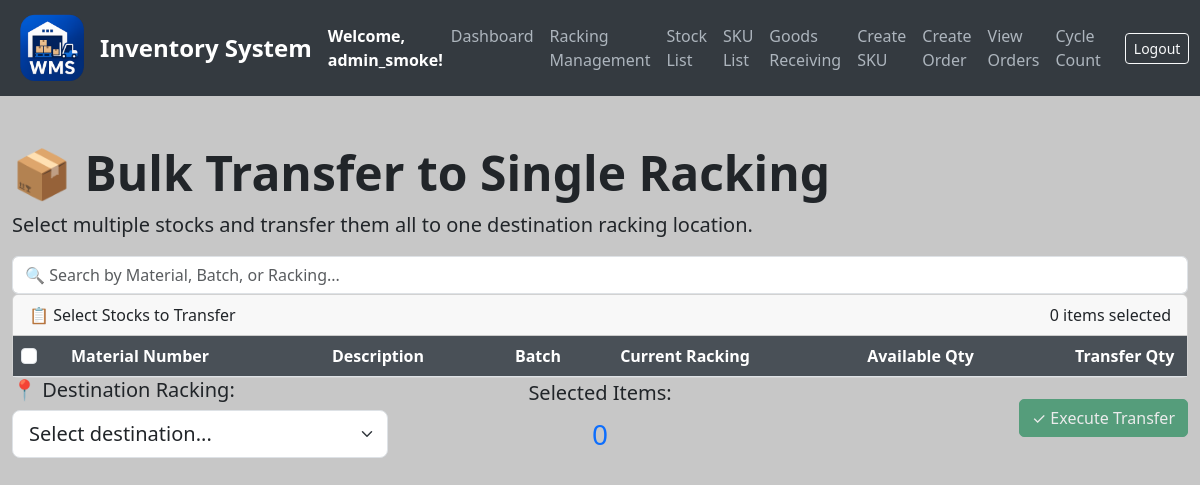
Before: /bulk-transfer-racking (signed in) with the older database file.
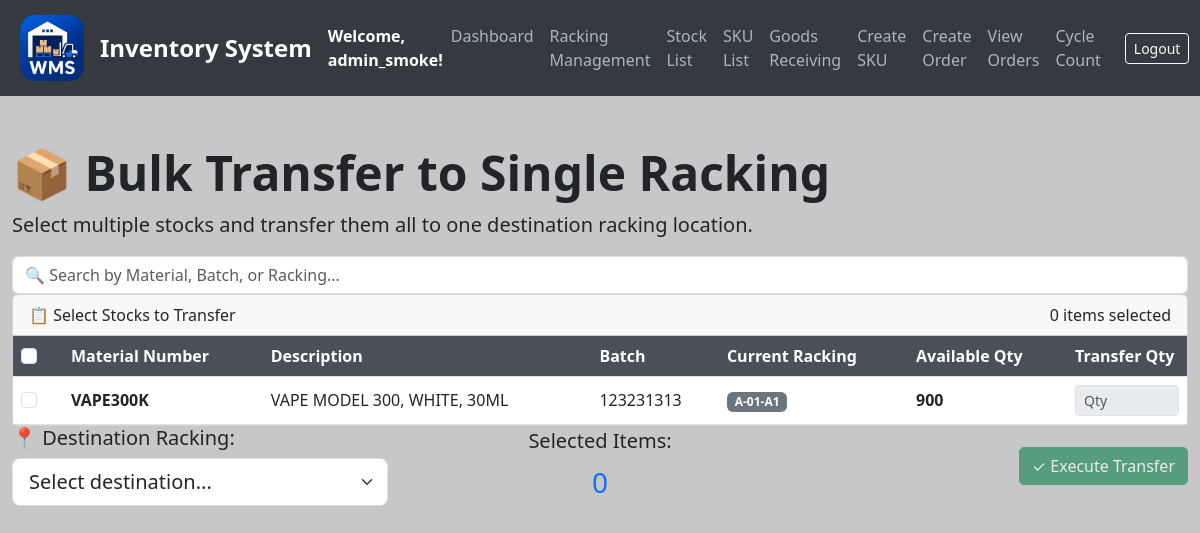
After: the same page with the newer database file.
### models.py (models this page shows, shortened)
class Stock(db.Model):
    __tablename__ = 'stock'
    id = db.Column(db.Integer, primary_key=True)
    sku_id = db.Column(db.Integer, db.ForeignKey('sku_list.id'), nullable=False)  # Foreign key reference to SKU
    sku = db.relationship('SKU', backref='stocks', lazy=True)  # Add relationship to SKU
    quantity = db.Column(db.Integer, default=0, nullable=False)
    batch_number = db.Column(db.String(100), nullable=True)
    shipment_number = db.Column(db.String(100), nullable=True)
    racking_number = db.Column(db.String(100), nullable=True)
    remarks = db.Column(db.String(255), nullable=True)
    timestamp = db.Column(db.DateTime, default=get_local_time)  # New timestamp column

class SKU(db.Model):
    __tablename__ = 'sku_list'
    id = db.Column(db.Integer, primary_key=True)
    material_number = db.Column(db.String(50), unique=True, nullable=False)
    product_description = db.Column(db.String(200), nullable=False)
    pack_size_id = db.Column(db.Integer, db.ForeignKey('pack_sizes.id'), nullable=False)
    weight = db.Column(db.Float, nullable=False)
    pack_size = db.relationship('PackSize', backref='skus', lazy=True)  # Establish relationship

### app.py (the view)
@app.route('/bulk-transfer-racking', methods=['GET'])
@login_required
@permission_required('can_bulk_transfer')
def bulk_transfer_racking():
    stocks = db.session.query(Stock).join(SKU).filter(Stock.quantity > 0).all()
    racking_numbers = Racking.query.order_by(Racking.racking_number).all()
    return render_template('bulk_transfer_racking.html',
                           stocks=stocks,
                           racking_numbers=racking_numbers)

### app.py (called while the page is built)
def permission_required(permission):
    def decorator(f):
        @wraps(f)
        def decorated_function(*args, **kwargs):
            if not current_user.is_authenticated:
                return redirect(url_for('login'))
            if current_user.is_admin:
                return f(*args, **kwargs)
            if not getattr(current_user, permission, False):
                flash('You do not have permission to access this feature.', 'danger')
                return redirect(url_for('dashboard'))
            return f(*args, **kwargs)
        return decorated_function
    return decorator

@login_manager.user_loader
def load_user(user_id):
    return db.session.get(User, int(user_id))

### templates/bulk_transfer_racking.html (shortened to what this page needs)
{% extends "base.html" %}
{% block content %}
<div class="container mt-5">
    <h1>📦 Bulk Transfer to Single Racking</h1>
    <p class="lead">Select multiple stocks and transfer them all to one destination racking location.</p>
    <div class="search-box">
        <input type="text" id="searchInput" class="form-control" placeholder="🔍 Search by Material, Batch, or Racking...">
    </div>
    <div class="card">
        <div class="card-header">
            📋 Select Stocks to Transfer
            <span class="float-end badge-selected" id="selectedCount">0 items selected</span>
        </div>
        <div class="card-body p-0">
            <div class="table-responsive" style="max-height: 500px; overflow-y: auto;">
                <table class="table table-hover table-sm mb-0" id="stockTable">
                    <thead class="sticky-top">
                        <tr>
                            <th style="width: 50px;">
                                <input type="checkbox" id="selectAll" class="form-check-input">
                            </th>
                            <th>Material Number</th>
                            <th>Description</th>
                            <th>Batch</th>
                            <th>Current Racking</th>
                            <th>Available Qty</th>
                            <th style="width: 120px;">Transfer Qty</th>
                        </tr>
                    </thead>
                    <tbody id="stockTableBody">
                        {% for stock in stocks %}
                        <tr data-stock-id="{{ stock.id }}"
                            data-material="{{ stock.sku.material_number }}"
                            data-batch="{{ stock.batch_number }}"
                            data-racking="{{ stock.racking_number }}"
                            data-max-qty="{{ stock.quantity }}">
                            <td>
                                <input type="checkbox" class="form-check-input stock-checkbox">
                            </td>
                            <td><strong>{{ stock.sku.material_number }}</strong></td>
                            <td>{{ stock.sku.product_description }}</td>
                            <td>{{ stock.batch_number or 'N/A' }}</td>
                            <td><span class="badge bg-secondary">{{ stock.racking_number }}</span></td>
                            <td><strong>{{ stock.quantity }}</strong></td>
                            <td>
                                <input type="number" class="form-control form-control-sm qty-input"
                                       min="1" max="{{ stock.quantity }}"
                                       placeholder="Qty" disabled>
                            </td>
                        </tr>
                        {% endfor %}
                    </tbody>
                </table>
            </div>
        </div>
    </div>
    <div class="transfer-summary">
        <div class="row align-items-center">
            <div class="col-md-4">
                <h5 class="mb-2">📍 Destination Racking:</h5>
                <select class="form-select form-select-lg" id="destinationRacking" required>
                    <option value="">Select destination...</option>
                </select>
            </div>
            <div class="col-md-4 text-center">
                <h5 class="mb-2">Selected Items:</h5>
                <div class="fs-3 text-primary" id="summaryCount">0</div>
            </div>
            <div class="col-md-4 text-end">
                <button class="btn btn-success btn-transfer" id="executeTransferBtn" disabled>
                    ✓ Execute Transfer
                </button>
            </div>
        </div>
    </div>
</div>
</body>
</html>
{% endblock %}

Changed rows visible on the page:
added Stock: sku.material_number "VAPE300K", sku.product_description "VAPE MODEL 300, WHITE, 30ML", batch_number "123231313", racking_number "A-01-A1", quantity "900"
